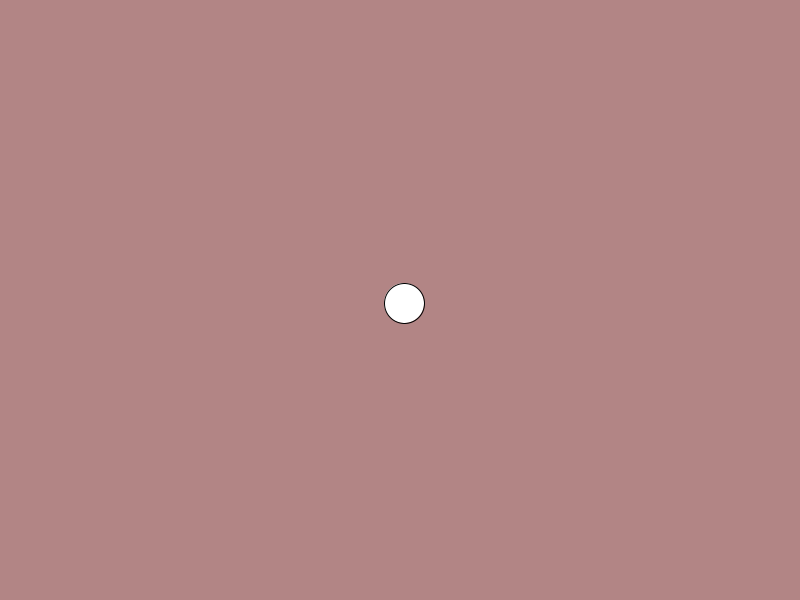
Frame 1 (no input)
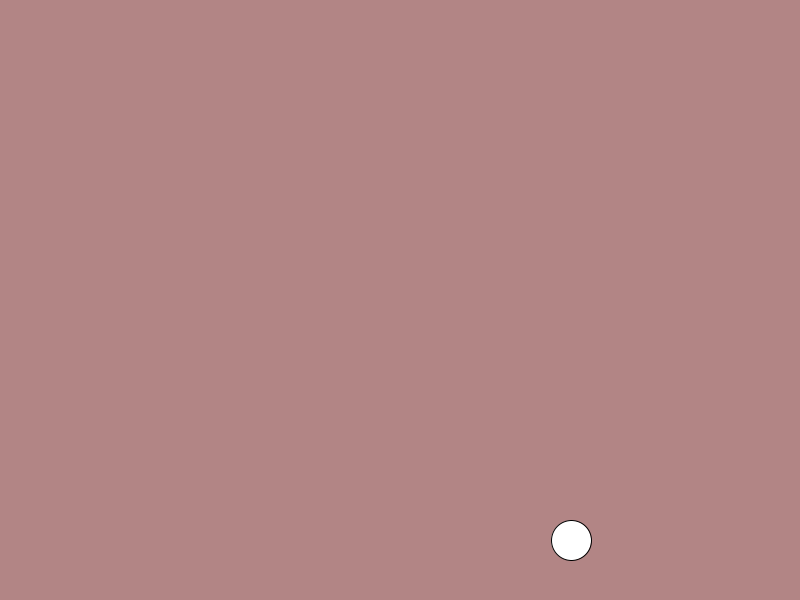
Frame 60 (the mouse pressed at the canvas centre just before this capture)
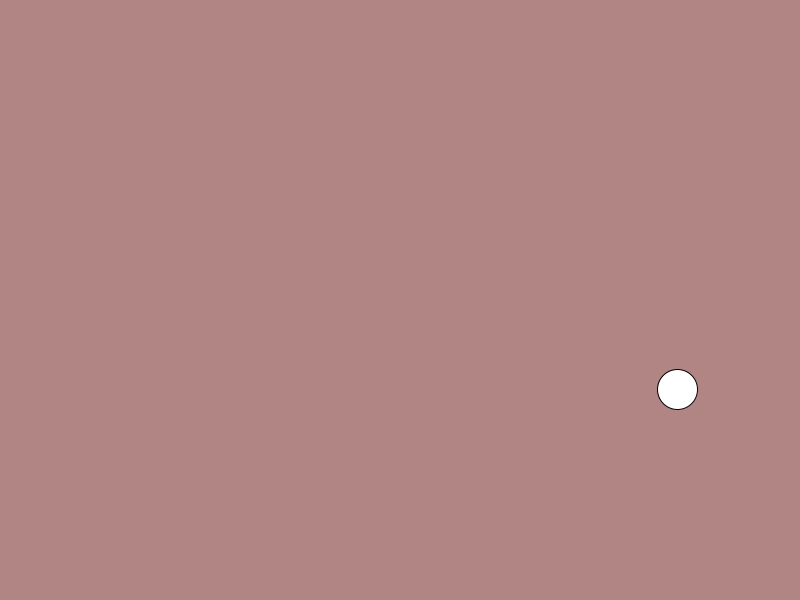
Frame 120 (the mouse held since frame 60 and released just before this capture)

The Processing sketch that drew these frames (run headless with seeded random() and noise(); from frame 60 on, the mouse is pressed at the canvas centre):

// Processing sketch: Objetos_Circulos_PVector_
// ── Objetos_Circulos_PVector_.pde
// Modificar el programa original para que la pelota no se vaya de la pantalla.

PVector pos, vel;
float d = 40;

void setup() {
  size(800, 600);
  pos = new PVector(width/2, height/2);
  vel = new PVector(4, 3);
}

void draw() {
  background(#B28585);
  pos.add(vel);
  vel.rotate(PI/300);
  // println(pos.x, pos.y);
  if(pos.y >= 600 || pos.y <= 0){
    vel.y = vel.y * (-1);
  }
  
  if(pos.x >= 800 || pos.x <= 0){
    vel.x = vel.x * (-1);
  }
  circle(pos.x, pos.y, d);
}
